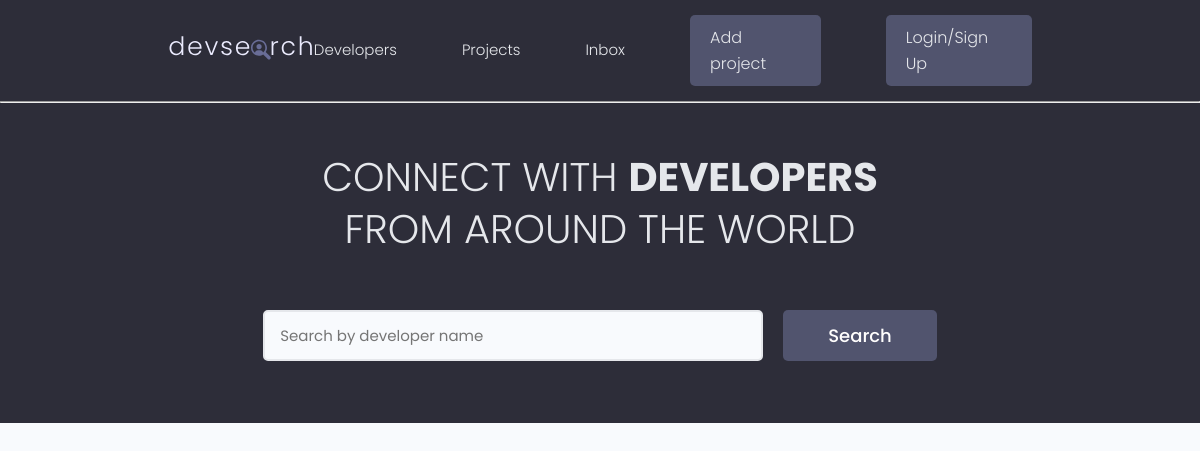
/, run on an earlier commit of the app's database.
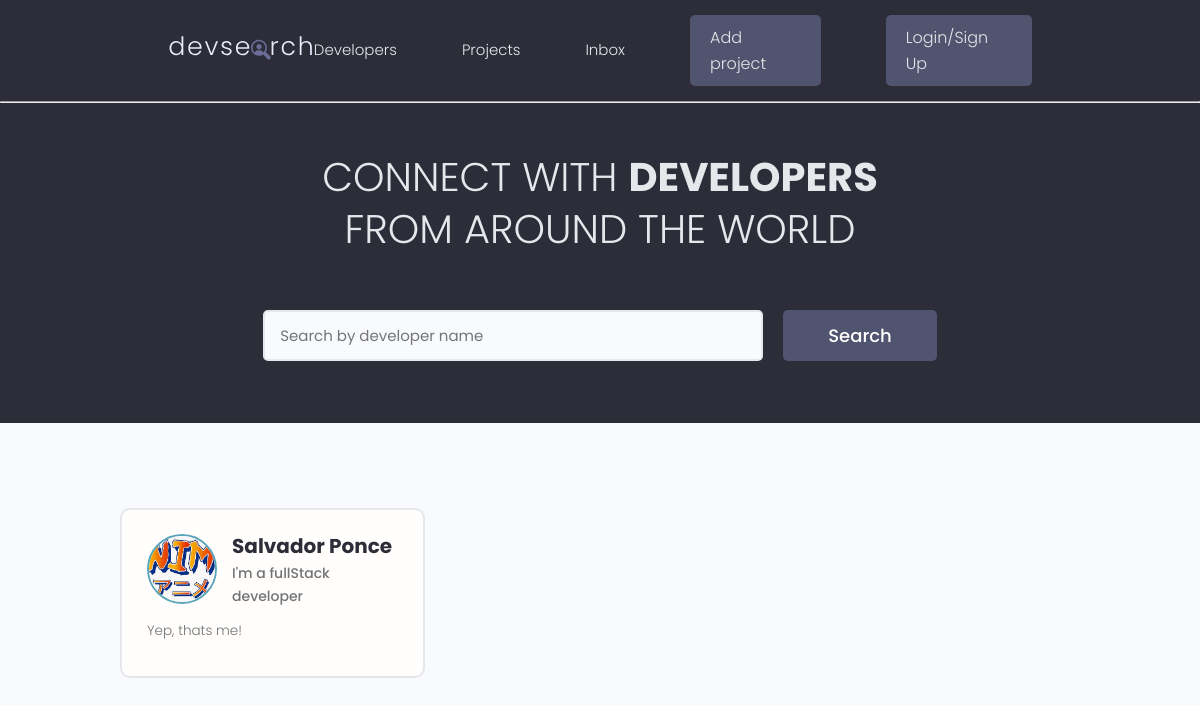
And on a later commit of the database.
### users/models.py (models this page shows, shortened)
class Profile(models.Model):
    user = models.OneToOneField(User, on_delete=models.CASCADE, null=True, blank=True)
    name = models.CharField(max_length=200, blank=True, null=True)
    email = models.EmailField(max_length=500, blank=True, null=True)
    username = models.CharField(max_length=200, blank=True, null=True)
    location = models.CharField(max_length=200, blank=True, null=True)
    short_intro = models.CharField(max_length=500, blank=True, null=True)
    bio = models.TextField(blank=True, null=True)
    profile_image = models.ImageField(blank=True, null=True, upload_to='profiles/', default='profiles/user-default.png')
    social_github = models.CharField(max_length=200, blank=True, null=True)
    social_x = models.CharField(max_length=200, blank=True, null=True)
    social_linkedin = models.CharField(max_length=200, blank=True, null=True)
    social_youtube = models.CharField(max_length=200, blank=True, null=True)
    social_website = models.CharField(max_length=200, blank=True, null=True)
    created = models.DateTimeField(auto_now_add=True)
    id = models.UUIDField(default=uuid.uuid4, unique=True, primary_key=True, editable=False)

### users/views.py (the view)
# urls.py: path('', views.profiles , name = 'profiles')
def profiles(request):
    profiles = Profile.objects.all()
    return render(request, 'users/profiles.html', {'profiles': profiles})

### users/templates/users/profiles.html (shortened to what this page needs)
{% extends 'main.html' %}
{% block content %}
 <main class="home">
    <section class="hero-section text-center">
      <div class="container container--narrow">
        <div class="hero-section__box">
          <h2>CONNECT WITH <span>DEVELOPERS</span></h2>
          <h2>FROM AROUND THE WORLD</h2>
        </div>
        <div class="hero-section__search">
          <form class="form" action="#" method="get">
            <div class="form__field">
              <input class="input input--text" id="formInput#search" type="text" name="text"
                placeholder="Search by developer name" />
            </div>
            <input class="btn btn--sub btn--lg" type="submit" value="Search" />
          </form>
        </div>
      </div>
    </section>
    <section class="devlist">
      <div class="container">
        <div class="grid grid--three">
        {% for profile in profiles %}
          <div class="column card">
            <div class="dev">
              <a href="/profile.html" class="card__body">
                <div class="dev__profile">
                  <img class="avatar avatar--md" src={{profile.profile_image.url}} alt="image" />
                  <div class="dev__meta">
                    <h3>{{profile.name}}</h3>
                    <h5>{{profile.short_intro|slice:"50"}}</h5>
                  </div>
                </div>
                <p class="dev__info">
                  {{profile.bio|slice:"150"}}
                </p>
              </a>
            </div>
          </div>
        {% endfor %}
        </div>
      </div>
    </section>
  </main>
{% endblock content %}

What changed in the data, as far as the page shows it:
added Profile: profile_image (picture), name "Salvador Ponce", short_intro "I'm a fullStack developer", bio "Yep, thats me!"
